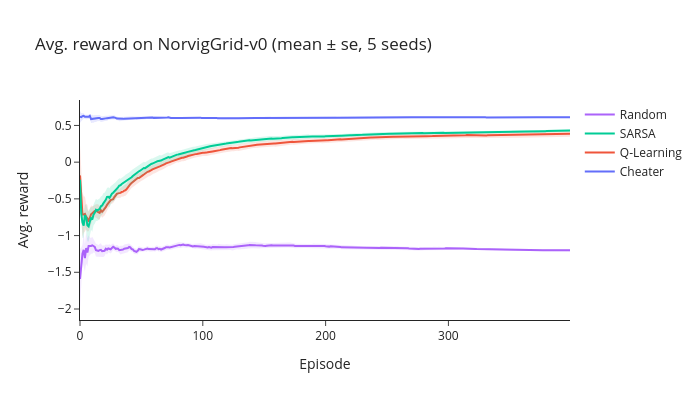

Write notebook code for a chart like this one.
### Markdown cell above
### Exercise - Implement Q-learning and SARSA

> ```yaml
> Difficulty: 🔴🔴🔴⚪⚪
> Importance: 🔵🔵🔵🔵⚪
> 
> You should spend up to 20-30 minutes on these exercises.
> 
> They are difficult, so you should use the hints if you need.
> ```

You should fill in the classes `EpsilonGreedy`, `QLearning` and `SARSA` below.

- `EpsilonGreedy`
    - This is simply a base class which keeps track of the current Q-value estimates, and selects an action based on an epsilon-greedy policy (i.e. with probability $\epsilon$ a random action is taken, and with policy $1-\epsilon$ the Q-maximizing action is taken, according to current Q-value estimates.
    - We've already filled in the initialization for you (with optimism), all that's left is for you to implement epsilon-greedy action selection.
- `QLearning`
    - You should fill in the `observe` method for the `QLearning` class, to update Q-values based on observations (according to the formula above).
- `SARSA`
    - You should fill in the `observe` method for the `SARSA` class, to update Q-values based on observations (according to the formula above).

Note that we've given the SARSA agent a slightly different `run_episode` function. Can you see what's different about this, and why we've done this? (This is pretty subtle so don't worry about it too much.)

<details>
<summary>Answer - what's different?</summary>

We've reordered the `while` loop contents. Before, it looked like this:

```python
while not done:
    act = self.get_action(obs)
    (new_obs, reward, done, info) = self.env.step(act)
    exp = Experience(obs, act, reward, new_obs)
    self.observe(exp)
    rewards.append(reward)
    obs = new_obs
```

Now, it looks like this:

```python
while not done:
    (new_obs, reward, done, info) = self.env.step(act)
    new_act = self.get_action(new_obs)
    exp = Experience(obs, act, reward, new_obs, new_act)
    self.observe(exp)
    rewards.append(reward)
    obs = new_obs
    act = new_act
```

</details>

<details>
<summary>Answer - why is it different?</summary>

It's different in SARSA because the order of operations is different. We have:

- **SARSA** = take action $a_t$, observe $(r_{t+1}, s_{t+1})$, then take action $a_{t+1}$, then update
- **Q-learning** = take action $a_t$, observe $(r_{t+1}, s_{t+1})$, then update, then take action $a_{t+1}$

The key point being that *the action $a_{t+1}$ has to be computed before the SARSA update step, since SARSA updates on actions taken*. Whereas Q-learning updates should happen after the action $a_t$.

Don't worry if you don't fully understand this, the order of operations for these 2 algorithms can get a bit messy. All you really need to understand is this: in both cases, the code variables `exp.obs, exp.act, exp.reward, exp.new_obs` in the observe methods correspond to the pseudocode variables $S, A, R, S'$, and in the case of SARSA we also have `exp.new_action` which corresponds to $A'$.

</details>

#### Tips

- Use `self.rng.random()` to generate random numbers in the range $[0,1)$, and `self.rng.integers(0, n)` for random integers in the range $0, 1, \ldots, n-1$.
- The random agent results in very long episodes, which slows evaluation. You can remove them from the experiment once you've convinced yourself that your agents are doing something reasonable.
- Leave $\gamma =0.99$ for now.


When you run the code below, you should expect to see SARSA outperform  Q-Learning (by a lot at first, then this gap will narrow). They should both be slightly worse than the cheater, and *much* better than the random agent.

### Code cell
class EpsilonGreedy(Agent):
    """
    A class for SARSA and Q-Learning to inherit from.
    """

    def __init__(
        self,
        env: DiscreteEnviroGym,
        config: AgentConfig = defaultConfig,
        gamma: float = 0.99,
        seed: int = 0,
    ):
        super().__init__(env, config, gamma, seed)
        self.Q = np.zeros((self.num_states, self.num_actions)) + self.config.optimism

    def get_action(self, obs: ObsType) -> ActType:
        """
        Selects an action using epsilon-greedy with respect to Q-value estimates
        """
        if self.rng.random() < self.config.epsilon:
            return self.rng.integers(0, self.num_actions)
        return np.argmax(self.Q[obs])


class QLearning(EpsilonGreedy):
    def observe(self, exp: Experience) -> None:
        self.Q[exp.obs, exp.act] += (
            self.config.lr * (exp.reward + self.gamma * np.max(self.Q[exp.new_obs]) - self.Q[exp.obs, exp.act])
        )


class SARSA(EpsilonGreedy):
    def observe(self, exp: Experience):
        self.Q[exp.obs, exp.act] += (
            self.config.lr * (exp.reward + self.gamma * self.Q[exp.new_obs, exp.new_act] - self.Q[exp.obs, exp.act])
        )

    def run_episode(self, seed) -> list[int]:
        rewards = []
        obs, info = self.env.reset(seed=seed)
        act = self.get_action(obs)
        self.reset(seed=seed)
        done = False
        while not done:
            new_obs, reward, terminated, truncated, info = self.env.step(act)
            done = terminated or truncated
            new_act = self.get_action(new_obs)
            exp = Experience(obs, act, reward, new_obs, new_act)
            self.observe(exp)
            rewards.append(reward)
            obs = new_obs
            act = new_act
        return rewards


gamma = 0.99
n_runs = 400
n_seeds = 5
config=AgentConfig(optimism=0.5, epsilon=0.16)
norvig_specs = [
    (Cheater, config, "Cheater"),
    (QLearning, config, "Q-Learning"),
    (SARSA, config, "SARSA"),
    (Random, config, "Random"),
]
# average over a few seeds (tabular RL is noisy) and plot mean ± standard error
curves = utils.seeded_curves(norvig_specs, "NorvigGrid-v0", gamma=gamma, n_runs=n_runs, n_seeds=n_seeds)
title = f"Avg. reward on NorvigGrid-v0 (mean ± se, {n_seeds} seeds)"
utils.plot_learning_curves(curves, title=title, yaxis_title="Avg. reward", band="se")

### Figure 1 — Plotly figure (JSON) as saved in the notebook; plotly's stock layout.template omitted (floating-point values rounded to 4 significant figures; data arrays with more than 128 entries replaced by an {"elided": "..."} marker saying what was removed)
{"data": [{"hoverinfo": "skip", "line": {"width": 0}, "mode": "lines", "showlegend": false, "type": "scatter", "x": {"elided": "400 int values"}, "y": {"elided": "400 float values"}}, {"fill": "tonexty", "fillcolor": "rgba(99,110,250,0.15)", "hoverinfo": "skip", "line": {"width": 0}, "mode": "lines", "showlegend": false, "type": "scatter", "x": {"elided": "400 int values"}, "y": {"elided": "400 float values"}}, {"line": {"color": "rgb(99,110,250)"}, "mode": "lines", "name": "Cheater", "type": "scatter", "x": {"elided": "400 int values"}, "y": {"elided": "400 float values"}}, {"hoverinfo": "skip", "line": {"width": 0}, "mode": "lines", "showlegend": false, "type": "scatter", "x": {"elided": "400 int values"}, "y": {"elided": "400 float values"}}, {"fill": "tonexty", "fillcolor": "rgba(239,85,59,0.15)", "hoverinfo": "skip", "line": {"width": 0}, "mode": "lines", "showlegend": false, "type": "scatter", "x": {"elided": "400 int values"}, "y": {"elided": "400 float values"}}, {"line": {"color": "rgb(239,85,59)"}, "mode": "lines", "name": "Q-Learning", "type": "scatter", "x": {"elided": "400 int values"}, "y": {"elided": "400 float values"}}, {"hoverinfo": "skip", "line": {"width": 0}, "mode": "lines", "showlegend": false, "type": "scatter", "x": {"elided": "400 int values"}, "y": {"elided": "400 float values"}}, {"fill": "tonexty", "fillcolor": "rgba(0,204,150,0.15)", "hoverinfo": "skip", "line": {"width": 0}, "mode": "lines", "showlegend": false, "type": "scatter", "x": {"elided": "400 int values"}, "y": {"elided": "400 float values"}}, {"line": {"color": "rgb(0,204,150)"}, "mode": "lines", "name": "SARSA", "type": "scatter", "x": {"elided": "400 int values"}, "y": {"elided": "400 float values"}}, {"hoverinfo": "skip", "line": {"width": 0}, "mode": "lines", "showlegend": false, "type": "scatter", "x": {"elided": "400 int values"}, "y": {"elided": "400 float values"}}, {"fill": "tonexty", "fillcolor": "rgba(171,99,250,0.15)", "hoverinfo": "skip", "line": {"width": 0}, "mode": "lines", "showlegend": false, "type": "scatter", "x": {"elided": "400 int values"}, "y": {"elided": "400 float values"}}, {"line": {"color": "rgb(171,99,250)"}, "mode": "lines", "name": "Random", "type": "scatter", "x": {"elided": "400 int values"}, "y": {"elided": "400 float values"}}], "layout": {"height": 400, "hovermode": "x unified", "title": {"text": "Avg. reward on NorvigGrid-v0 (mean ± se, 5 seeds)"}, "width": 700, "xaxis": {"title": {"text": "Episode"}}, "yaxis": {"title": {"text": "Avg. reward"}}}}
